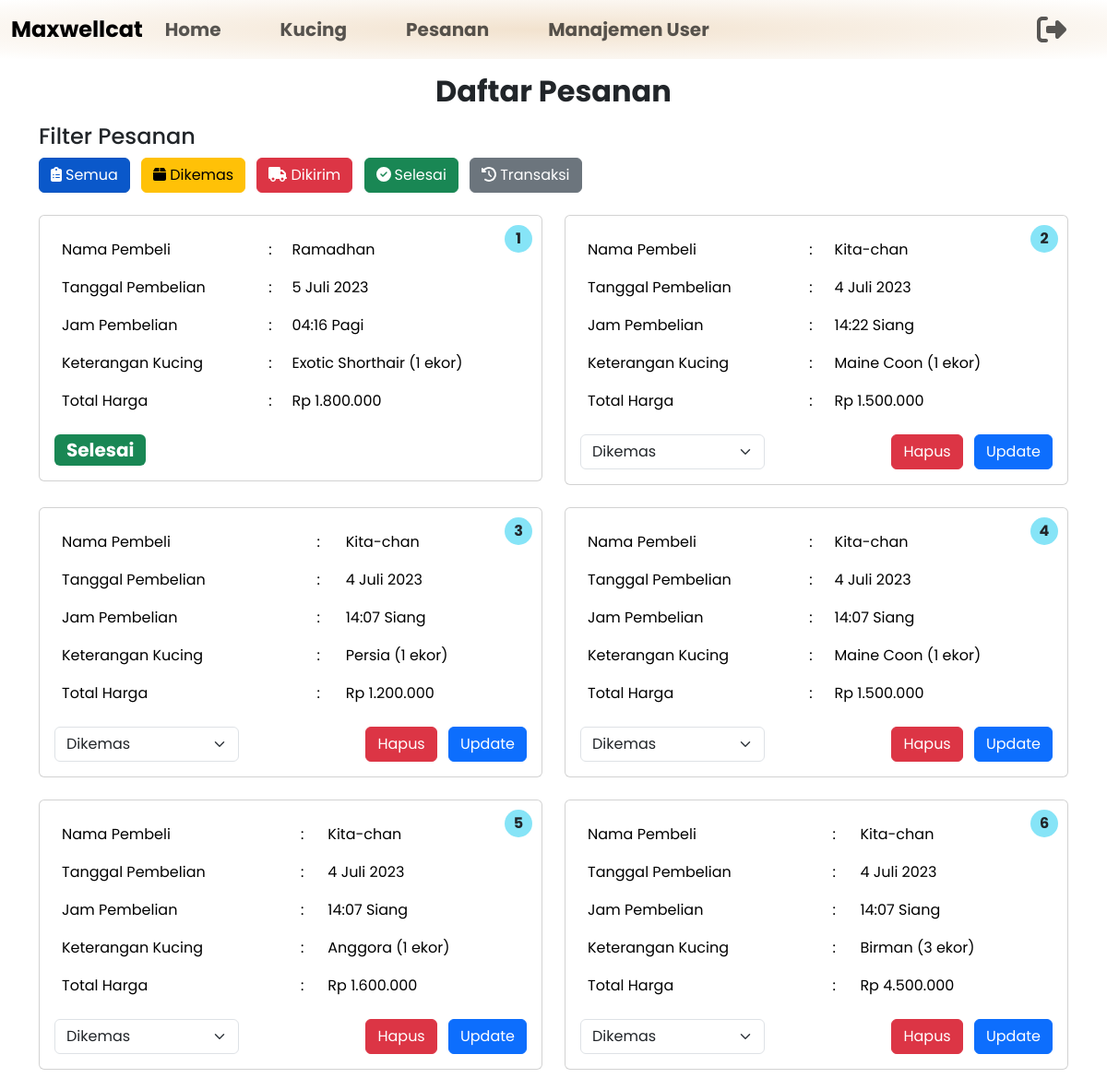
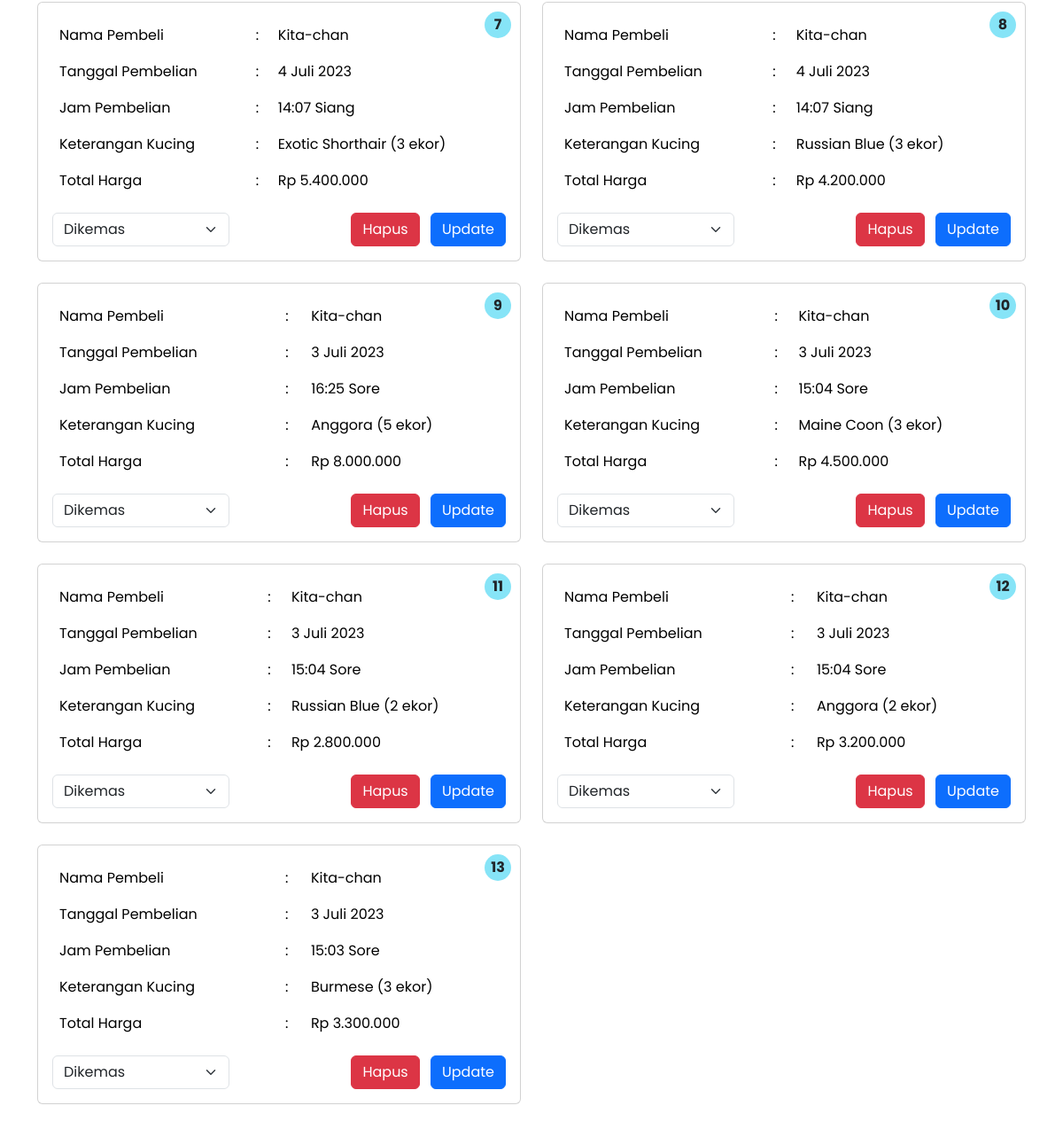
Screenshot of /admin_page/pesanan.php (signed in) with the database file from the repository (2 pictures, top to bottom).
### tables this page shows
CREATE TABLE `pesanan` (
  `id_pesanan` int(11) UNSIGNED NOT NULL,
  `id_user` int(11) NOT NULL,
  `kucing` text NOT NULL,
  `jumlah_kucing` int(11) NOT NULL,
  `foto_kucing` varchar(255) NOT NULL,
  `harga_kucing` int(11) NOT NULL,
  `total_harga_pesanan` int(11) NOT NULL,
  `tanggal_pembelian` timestamp NOT NULL DEFAULT current_timestamp(),
  `status_pesanan` enum('dikemas','dikirim','selesai') NOT NULL
);

CREATE TABLE `user` (
  `id_user` int(11) NOT NULL,
  `username` varchar(50) NOT NULL,
  `email` varchar(100) NOT NULL,
  `password` varchar(255) NOT NULL,
  `role` enum('super admin','admin','user') NOT NULL
);

### functions.php (called while the page is built, shortened)
<?php
function format_harga($harga) {
  return 'Rp ' . number_format($harga, 0, ',', '.');
}
function format_tanggal($tanggal)
{
    $nama_bulan = array(
        'Januari', 'Februari', 'Maret', 'April', 'Mei', 'Juni',
        'Juli', 'Agustus', 'September', 'Oktober', 'November', 'Desember'
    );
    $tahun = date('Y', strtotime($tanggal));
    $bulan = date('n', strtotime($tanggal));
    $tanggal = date('j', strtotime($tanggal));
    $tanggal_indonesia = $tanggal . ' ' . $nama_bulan[$bulan - 1] . ' ' . $tahun;
    return $tanggal_indonesia;
}
function format_jam($timestamp) {
  $jam = date("H:i", strtotime($timestamp));
  $keterangan = '';
  if ($jam >= '00:00' && $jam < '10:00') {
      $keterangan = 'Pagi';
  } elseif ($jam >= '10:00' && $jam < '15:00') {
      $keterangan = 'Siang';
  } elseif ($jam >= '15:00' && $jam < '18:00') {
      $keterangan = 'Sore';
  } else {
      $keterangan = 'Malam';
  }
  return $jam . ' ' . $keterangan;
}
 ?>

### admin_page/pesanan.php (the view, shortened to what this page needs)
<?php
include '../functions.php';
$status = isset($_GET['status']) ? $_GET['status'] : '';
$statusPesanan = '1=1';
$selectPesanan = mysqli_query($conn, "SELECT * FROM pesanan p JOIN user u ON p.id_user = u.id_user WHERE $statusPesanan ORDER BY p.id_pesanan DESC");
$rowCount = mysqli_num_rows($selectPesanan);
?>
<!DOCTYPE html>
<html lang="en">
<head>
	<link rel="stylesheet" href="../css/style_admin.css">
	<link rel="stylesheet" href="../bootstrap/css/bootstrap.css">
	<link rel="stylesheet" href="../fontawesome/css/all.css">
</head>
<body>
	<?php include 'navbar.php'; ?>
	<div class="container-fluid py-3">
        <h2 class="text-center fw-bold mb-3">Daftar Pesanan</h2>
        <div class="container mb-3">
            <h4 class="me-2">Filter Pesanan</h4>
            <div>
                <a href="pesanan.php" class="btn btn-primary me-2 mb-2 <?php echo $status == '' ? 'active' : ''; ?>"><i class="fas fa-clipboard-list me-1"></i>Semua</a>
                <a href="pesanan.php?status=dikemas" class="btn btn-warning me-2 mb-2 <?php echo $status == 'dikemas' ? 'active' : ''; ?>"><i class="fas fa-box me-1"></i>Dikemas</a>
                <a href="pesanan.php?status=dikirim" class="btn btn-danger me-2 mb-2 <?php echo $status == 'dikirim' ? 'active' : ''; ?>"><i class="fas fa-truck me-1"></i>Dikirim</a>
                <a href="pesanan.php?status=selesai" class="btn btn-success me-2 mb-2 <?php echo $status == 'selesai' ? 'active' : ''; ?>"><i class="fas fa-check-circle me-1"></i>Selesai</a>
                <a href="transaksi.php" class="btn btn-secondary me-2 mb-2"><i class="fas fa-history me-1"></i>Transaksi</a>
            </div>
        </div>
		<div class="container">
            <div class="row">
                <?php $nomorPesanan = 1;
                if ($rowCount > 0) {
                    while ($data = mysqli_fetch_array($selectPesanan)) { ?>
                        <div class="col-md-6">
                            <div class="card mb-4 border-">
                                <div class="card-body">
                                    <div class="nomor-pesanan bg-info bg-opacity-50"><?php echo $nomorPesanan; ?></div>
                                    <table class="table table-borderless">
                                        <tr>
                                            <td>Nama Pembeli</td>
                                            <td>:</td>
                                            <td><?php echo $data['username'] ?></td>
                                        </tr>
                                        <tr>
                                            <td>Tanggal Pembelian</td>
                                            <td>:</td>
                                            <td><?php echo format_tanggal($data['tanggal_pembelian']); ?></td>
                                        </tr>
                                        <tr>
                                            <td>Jam Pembelian</td>
                                            <td>:</td>
                                            <td><?php echo format_jam($data['tanggal_pembelian']); ?></td>
                                        </tr>
                                        <tr>
                                            <td>Keterangan Kucing</td>
                                            <td>:</td>
                                            <td><?php echo $data['kucing'] . ' (' . $data['jumlah_kucing'] . ' ekor)' ?></td>
                                        </tr>
                                        <tr>
                                            <td>Total Harga</td>
                                            <td>:</td>
                                            <td><?php echo format_harga($data['total_harga_pesanan']); ?></td>
                                        </tr>
                                    </table>
                                    <div class="flex-shrink-0">
                                        <form action="" method="post" class="d-flex">
                                            <?php if ($data['status_pesanan'] === 'dikemas') { ?>
                                                <select name="status-pesanan" class="form-select me-2" style="max-width: 200px;">
                                                    <option value="dikemas" selected>Dikemas</option>
                                                </select>
                                                <div class="ms-auto">
                                                    <button type="submit" name="delete" class="btn btn-danger me-2">Hapus</button>
                                                    <button type="submit" name="update" class="btn btn-primary">Update</button>
                                                </div>
                                            <?php } else { ?>
                                                <span class="badge fs-5 bg-success d-flex justify-content-center align-items-center">Selesai</span>
                                            <?php } ?>
                                        </form>
                                    </div>
                                </div>
                            </div>
                        </div>
                        <?php
                        $nomorPesanan++;
                    }
                } else { ?>
                    <div class="col-12 text-center">
                        <p>Belum ada Pesanan</p>
                    </div>
                <?php } ?>
            </div>
        </div>
	</div>
</body>
</html>

### css/style_admin.css (style rules this page uses)
* { margin: 0; padding: 0; font-family: "Poppins", sans-serif; }

### admin_page/pesanan.php (style rules this page uses)
.active { background-color: #007bff; color: #fff; }
.nomor-pesanan { position: absolute; top: 10px; right: 10px; width: 30px; height: 30px; border-radius: 50%; display: flex; align-items: center; justify-content: center; font-weight: bold; }

### rows the page displays
pesanan: id_user.username "Ramadhan", tanggal_pembelian "5 Juli 2023", tanggal_pembelian "04:16 Pagi", kucing "Exotic Shorthair", jumlah_kucing "1", total_harga_pesanan "Rp 1.800.000", status_pesanan "Selesai"
pesanan: id_user.username "Kita-chan", tanggal_pembelian "4 Juli 2023", tanggal_pembelian "14:22 Siang", kucing "Maine Coon", jumlah_kucing "1", total_harga_pesanan "Rp 1.500.000"
pesanan: id_user.username "Kita-chan", tanggal_pembelian "4 Juli 2023", tanggal_pembelian "14:07 Siang", kucing "Persia", jumlah_kucing "1", total_harga_pesanan "Rp 1.200.000"
pesanan: id_user.username "Kita-chan", tanggal_pembelian "4 Juli 2023", tanggal_pembelian "14:07 Siang", kucing "Maine Coon", jumlah_kucing "1", total_harga_pesanan "Rp 1.500.000"
pesanan: id_user.username "Kita-chan", tanggal_pembelian "4 Juli 2023", tanggal_pembelian "14:07 Siang", kucing "Anggora", jumlah_kucing "1", total_harga_pesanan "Rp 1.600.000"
pesanan: id_user.username "Kita-chan", tanggal_pembelian "4 Juli 2023", tanggal_pembelian "14:07 Siang", kucing "Birman", jumlah_kucing "3", total_harga_pesanan "Rp 4.500.000"
pesanan: id_user.username "Kita-chan", tanggal_pembelian "4 Juli 2023", tanggal_pembelian "14:07 Siang", kucing "Exotic Shorthair", jumlah_kucing "3", total_harga_pesanan "Rp 5.400.000"
pesanan: id_user.username "Kita-chan", tanggal_pembelian "4 Juli 2023", tanggal_pembelian "14:07 Siang", kucing "Russian Blue", jumlah_kucing "3", total_harga_pesanan "Rp 4.200.000"
pesanan: id_user.username "Kita-chan", tanggal_pembelian "3 Juli 2023", tanggal_pembelian "16:25 Sore", kucing "Anggora", jumlah_kucing "5", total_harga_pesanan "Rp 8.000.000"
pesanan: id_user.username "Kita-chan", tanggal_pembelian "3 Juli 2023", tanggal_pembelian "15:04 Sore", kucing "Maine Coon", jumlah_kucing "3", total_harga_pesanan "Rp 4.500.000"
pesanan: id_user.username "Kita-chan", tanggal_pembelian "3 Juli 2023", tanggal_pembelian "15:04 Sore", kucing "Russian Blue", jumlah_kucing "2", total_harga_pesanan "Rp 2.800.000"
pesanan: id_user.username "Kita-chan", tanggal_pembelian "3 Juli 2023", tanggal_pembelian "15:04 Sore", kucing "Anggora", jumlah_kucing "2", total_harga_pesanan "Rp 3.200.000"
pesanan: id_user.username "Kita-chan", tanggal_pembelian "3 Juli 2023", tanggal_pembelian "15:03 Sore", kucing "Burmese", jumlah_kucing "3", total_harga_pesanan "Rp 3.300.000"
